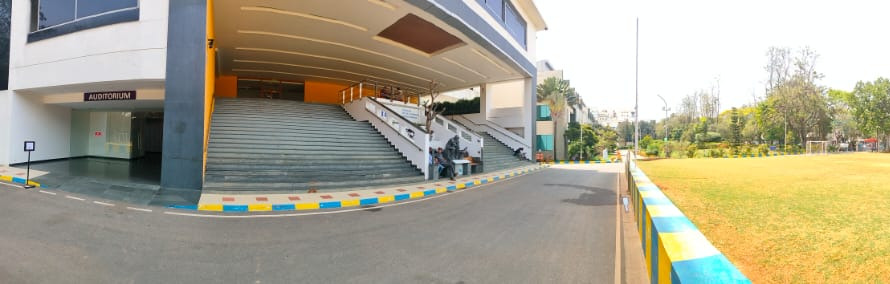
#> input picture Assignment1/Stiching1/Block1.jpg, 890 x 284 px; its folder holds 2 pictures in this run
$ python Stiching.py
#> lines starting #> are read from the running program, lines starting #| are printed output that depends on the picture; after the words box and inside, x2 and y2 are one past the last pixel; in counts of white or black regions, pixels touching at a corner belong together
import cv2
import numpy as np
import glob
import os
import shutil

# Remove black corners from image

def remove_black_borders(img):
    gray = cv2.cvtColor(img, cv2.COLOR_BGR2GRAY)
    _, thresh = cv2.threshold(gray, 1, 255, cv2.THRESH_BINARY)
    contours, _ = cv2.findContours(thresh, cv2.RETR_EXTERNAL, cv2.CHAIN_APPROX_SIMPLE)
    if contours:
        max_contour = max(contours, key=cv2.contourArea)
        x, y, w, h = cv2.boundingRect(max_contour)
        return img[y:y+h, x:x+w]
    return img


# Storing images with keypoints just for reference

def draw_keypoints(image, keypoints):
    return cv2.drawKeypoints(image, keypoints, None, color=(0, 255, 0),
                             flags=cv2.DRAW_MATCHES_FLAGS_DRAW_RICH_KEYPOINTS)
# Matching similarities in images

def draw_matches(img1, kp1, img2, kp2, matches):
    #Draw matches between two images
    return cv2.drawMatches(img1, kp1, img2, kp2, matches, None,
                          matchColor=(0, 255, 0), singlePointColor=(255, 0, 0),
                          flags=cv2.DrawMatchesFlags_DEFAULT)

# Extracting keypoints using SIFT

def extract_keypoints(images):
    sift = cv2.SIFT_create(nfeatures=2000, contrastThreshold=0.04)
    keypoints_descriptors = []

    for i, img in enumerate(images):
        gray = cv2.cvtColor(img, cv2.COLOR_BGR2GRAY)
        kp, des = sift.detectAndCompute(gray, None)
        keypoints_descriptors.append((kp, des))

        # Save image with keypoints
        cv2.imwrite(os.path.join(OUTPUT_DIR, f"image_{i+1}_with_keypoints.jpg"),
                    draw_keypoints(img.copy(), kp))

    return keypoints_descriptors

def stitch_images_sequential(images, keypoints_descriptors):
    matcher = cv2.BFMatcher(cv2.NORM_L2)

    if len(images) < 2:
        return images[0]

    result = images[0]

    for i in range(1, len(images)):
        print(f"Stitching image {i+1}/{len(images)}")

        img1 = result
        img2 = images[i]

        # Recompute keypoints for current result
        sift = cv2.SIFT_create(nfeatures=2000, contrastThreshold=0.04)
        kp1, des1 = sift.detectAndCompute(cv2.cvtColor(img1, cv2.COLOR_BGR2GRAY), None)

        # Get keypoints for the next image
        kp2, des2 = keypoints_descriptors[i]

        # Match features
        matches = matcher.knnMatch(des2, des1, k=2)

        # Filter good matches
        good_matches = [m for m, n in matches if m.distance < 0.75 * n.distance]

        # Save match visualization
        match_img = draw_matches(img2, kp2, img1, kp1, good_matches)
        cv2.imwrite(os.path.join(OUTPUT_DIR, f"matches_{i}_to_{i+1}.jpg"), match_img)

        # Not enough matches for stiching

        if len(good_matches) < 10:
            continue

        # Get matching points
        src_pts = np.float32([kp2[m.queryIdx].pt for m in good_matches]).reshape(-1, 1, 2)
        dst_pts = np.float32([kp1[m.trainIdx].pt for m in good_matches]).reshape(-1, 1, 2)

        # Find homography
        H, _ = cv2.findHomography(src_pts, dst_pts, cv2.RANSAC, 5.0, maxIters=2000)

        # Could not find Homography so skipping the image
        if H is None:
            continue

        # Get dimensions
        h1, w1 = img1.shape[:2]
        h2, w2 = img2.shape[:2]

        # Find transformed corners of img2
        corners = np.array([[0, 0], [0, h2-1], [w2-1, h2-1], [w2-1, 0]], dtype=np.float32).reshape(-1, 1, 2)
        corners_transformed = cv2.perspectiveTransform(corners, H)

        # Calculate canvas size
        [xmin, ymin] = np.int32(corners_transformed.min(axis=0).ravel() - 0.5)
        [xmax, ymax] = np.int32(corners_transformed.max(axis=0).ravel() + 0.5)

        # Handle negative offsets
        xmin_offset = abs(min(xmin, 0))
        ymin_offset = abs(min(ymin, 0))

        # Create translation matrix
        translation_matrix = np.array([
            [1, 0, xmin_offset],
            [0, 1, ymin_offset],
            [0, 0, 1]
        ])

        # Apply translation to homography
        H_adjusted = translation_matrix @ H

        # Create panorama canvas
        panorama_width = max(xmax + xmin_offset, w1 + xmin_offset) + 100
        panorama_height = max(ymax + ymin_offset, h1 + ymin_offset) + 100

        panorama = np.zeros((panorama_height, panorama_width, 3), dtype=np.uint8)

        # Warp second image
        warped_img = cv2.warpPerspective(img2, H_adjusted, (panorama_width, panorama_height))

        # Create masks
        warped_mask = cv2.warpPerspective(np.ones((h2, w2), dtype=np.uint8) * 255,
                                          H_adjusted, (panorama_width, panorama_height))

        # Place first image
        panorama[ymin_offset:ymin_offset+h1, xmin_offset:xmin_offset+w1] = img1

        # Create first image mask
        first_image_mask = np.zeros((panorama_height, panorama_width), dtype=np.uint8)
        first_image_mask[ymin_offset:ymin_offset+h1, xmin_offset:xmin_offset+w1] = 255

        # Find overlap
        overlap = cv2.bitwise_and(first_image_mask, warped_mask)

        # Create weight maps
        weight_map1 = cv2.distanceTransform(first_image_mask, cv2.DIST_L2, 3)
        weight_map2 = cv2.distanceTransform(warped_mask, cv2.DIST_L2, 3)

        cv2.normalize(weight_map1, weight_map1, 0, 1, cv2.NORM_MINMAX)
        cv2.normalize(weight_map2, weight_map2, 0, 1, cv2.NORM_MINMAX)

        # Blend overlapping regions
        for y in range(panorama_height):
            for x in range(panorama_width):
                if overlap[y, x] > 0:
                    w1 = weight_map1[y, x]
                    w2 = weight_map2[y, x]
                    weight_sum = w1 + w2

                    if weight_sum > 0:
                        w1 /= weight_sum
                        w2 /= weight_sum

                        for c in range(3):
                            panorama[y, x, c] = np.uint8(
                                panorama[y, x, c] * w1 +
                                warped_img[y, x, c] * w2
                            )
                elif warped_mask[y, x] > 0:
                    panorama[y, x] = warped_img[y, x]

        # Trim black borders
        result = remove_black_borders(panorama)

    return result

def stitch_images(images):
    keypoints_descriptors = extract_keypoints(images)
    return stitch_images_sequential(images, keypoints_descriptors)

# Define the output directory
OUTPUT_DIR = "Stitching_outputs"

# Create or refresh the output directory
if os.path.exists(OUTPUT_DIR):
    shutil.rmtree(OUTPUT_DIR)
os.makedirs(OUTPUT_DIR)


script_dir = os.path.dirname(os.path.abspath(__file__))

# Construct the path relative to the script's location
image_files = sorted(glob.glob(os.path.join(script_dir, "Stiching1/*.jpg")))
images = []
for f in image_files:
    img = cv2.imread(f)
#> img is the input picture: shape (284, 890, 3); mean B, G, R 142.7, 163.5, 168.9
    if img is not None:
        images.append(img)
    else:
        print(f"Warning: Could not load image {f}")

if len(images) < 2:
    print("Not enough images to stitch.")
else:
    # Resize images if they're too large
    max_width = 1200
    for i in range(len(images)):
        h, w = images[i].shape[:2]
        if w > max_width:
            scale = max_width / w
            images[i] = cv2.resize(images[i], None, fx=scale, fy=scale)
#> this loop made 2 passes
#> (h, w) on passes 1 to 2: (284, 890), (284, 890)
#> after the loop, images = 2 items

    # Stitch images
    panorama = stitch_images(images)
#> the loop in extract_keypoints, `for i, img in enumerate(images):` made 2 passes
#> pass 1, in extract_keypoints, `gray = cv2.cvtColor(img, cv2.COLOR_BGR2GRAY)`:
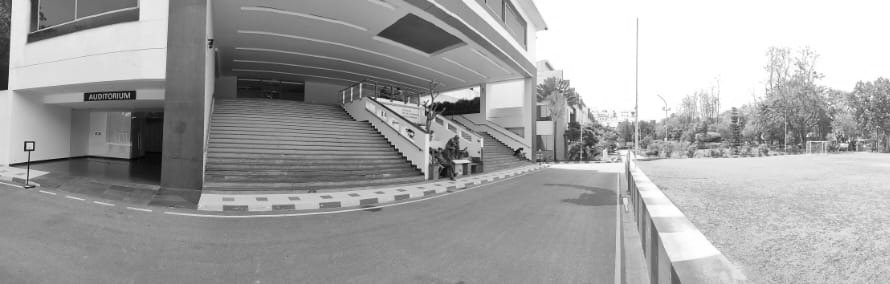
#> gray: shape (284, 890); min 3, max 255, mean 162.8
#> the loop in stitch_images_sequential, `for i in range(1, len(images)):` made 1 pass
#> (matches, good_matches, h1, h2, corners, xmin) on pass 1: (1782 matches, 733 matches, 284, 284, [[0, 0], [0, 283], [889, 283], [889, 0]], 389)
#| Stitching image 2/2
#> pass 1, in stitch_images_sequential, `match_img = draw_matches(img2, kp2, img1, kp1, good_matches)`:
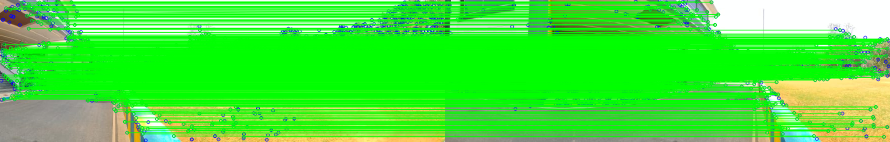
#> match_img: shape (284, 1780, 3) (shown at 1/2 size); mean B, G, R 56.6, 230.3, 68.3
#> after the loop in stitch_images_sequential, `for i in range(1, len(images)):`:
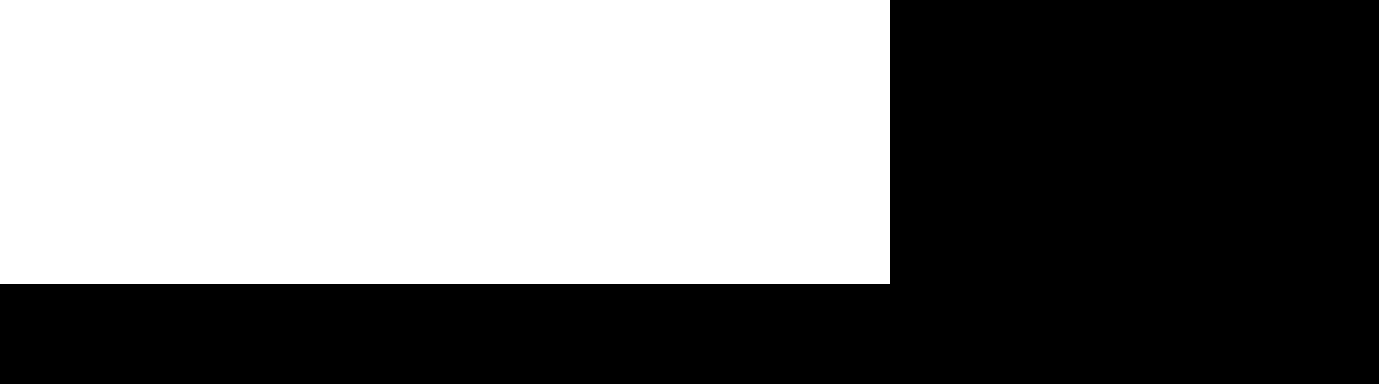
#> first_image_mask: shape (384, 1379); 47.7% white; 1 white region, box (x1, y1, x2, y2) and area: (0, 0, 890, 284) 252760
#> after the loop in stitch_images_sequential, `for i in range(1, len(images)):`:
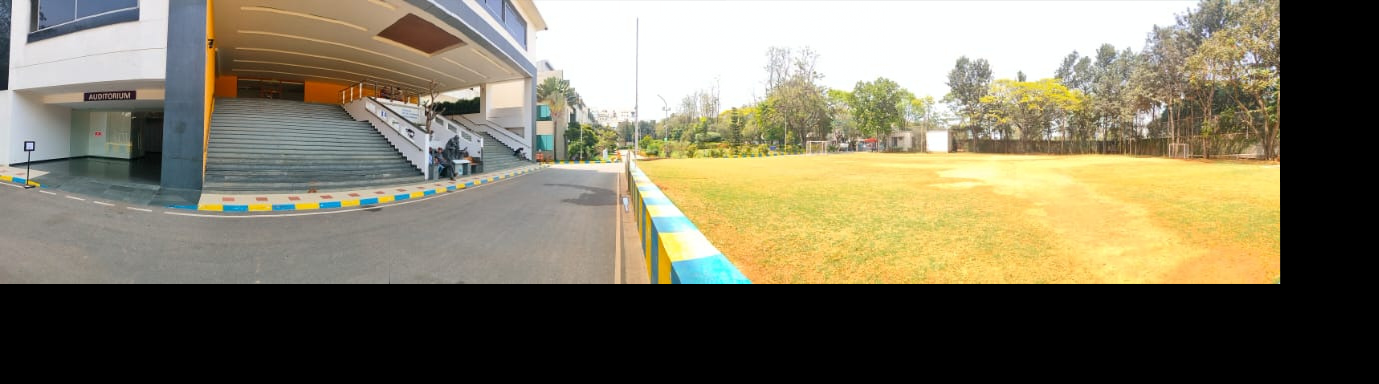
#> panorama: shape (384, 1379, 3); mean B, G, R 96.8, 118.7, 125.3
#> after the loop in stitch_images_sequential, `for i in range(1, len(images)):`:
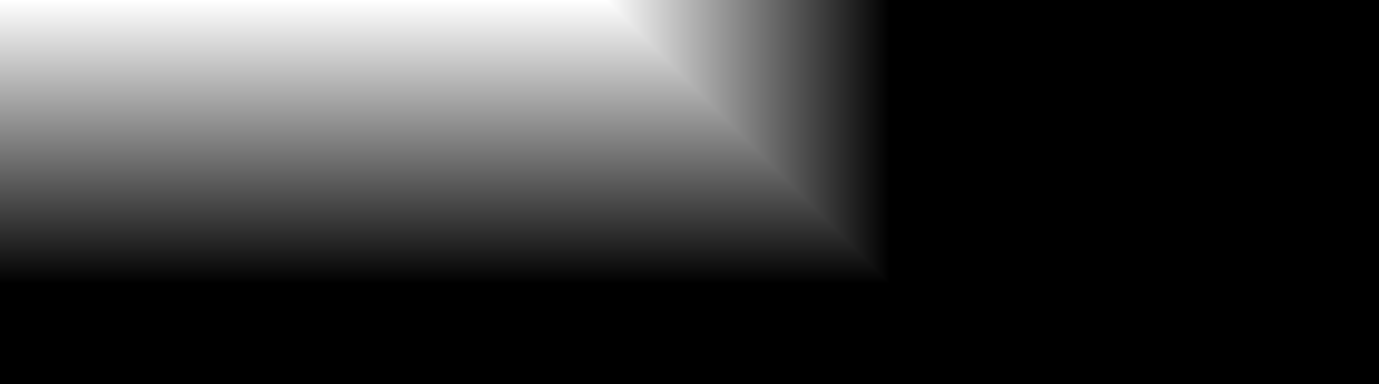
#> weight_map1: shape (384, 1379) float32; min 0, max 1, mean 0.214
#> after the loop in stitch_images_sequential, `for i in range(1, len(images)):`:
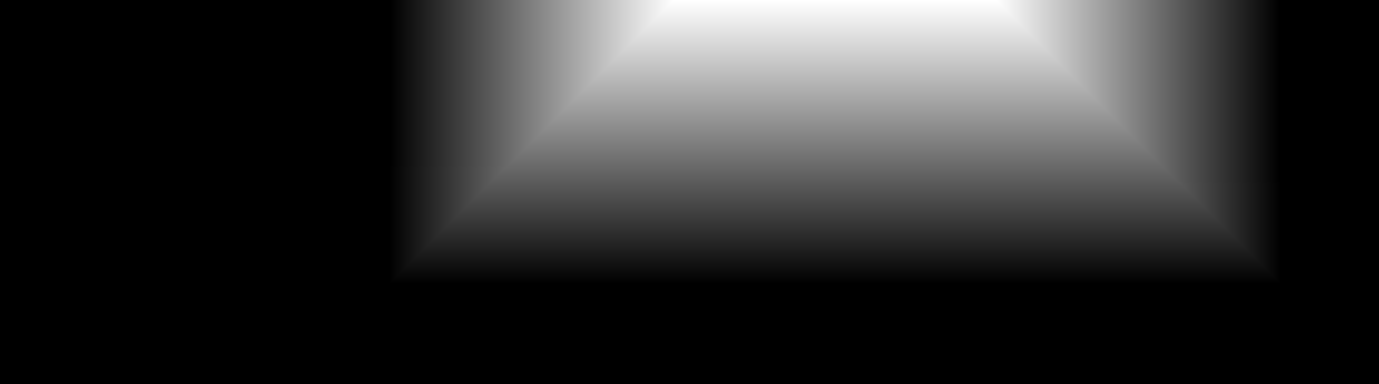
#> weight_map2: shape (384, 1379) float32; min 0, max 1, mean 0.189
#> in stitch_images, `return stitch_images_sequential(images, keypoints_descriptors)`:
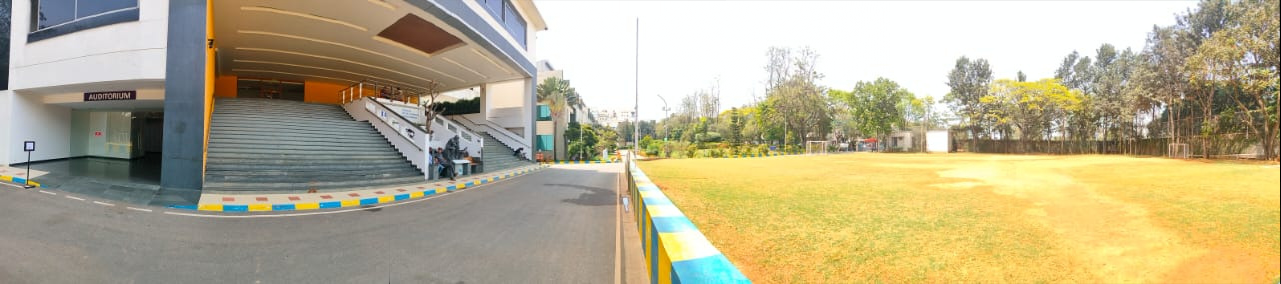
#> returned value: shape (284, 1281, 3); mean of channels 0, 1, 2 141, 172.8, 182.4; drawn as B, G, R

    # Save the panorama
    cv2.imwrite(os.path.join(OUTPUT_DIR, "final_panorama.jpg"), panorama)

    print(f"All outputs have been saved to the '{OUTPUT_DIR}' directory")
#| All outputs have been saved to the 'Stitching_outputs' directory
